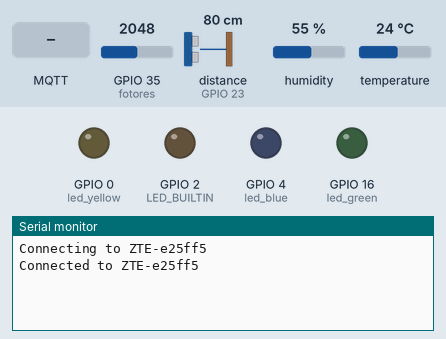
This sketch was run on a simulated ESP32. Shown: output pins drawn as LEDs (lit = HIGH), the last lines printed to the serial monitor. Wiring (inferred from the names in the program): ultrasonic range finder: trigger GPIO 22; echo GPIO 23. The test bench sets the inputs (shaded band); at power-on: GPIO 35 (fotores) = 2048, distance to the obstacle (sensor on GPIO 23) 80 cm, humidity 55 %, temperature 24 °C. The echo pulse lasts 58.3 µs per cm; WiFi joins after 1.5 s; servers stay silent unless stated; no MQTT or app messages arrive unless stated; pins used as bus, display or sensor lines are not drawn.

Above: at 2.7 s.
2.8 s: MQTT message "led_green_on" arrives on the first subscribed topic
At 5.1 s:
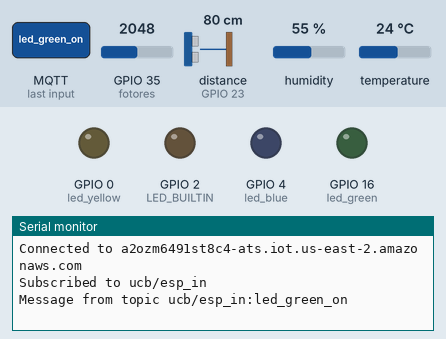
5.6 s: MQTT message "led_green_off" arrives on the first subscribed topic
At 6.6 s:
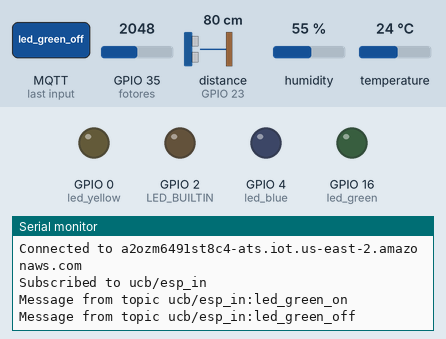
7.1 s: MQTT message "led_yellow_on" arrives on the first subscribed topic
At 7.8 s:
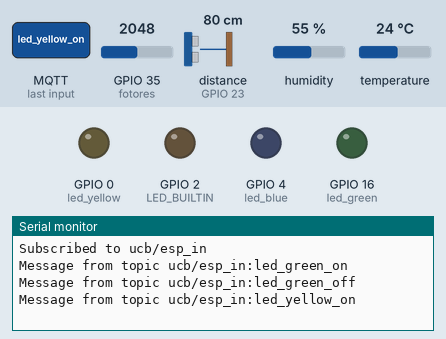

Measured:
- after the input at 2.8 s, the serial monitor: prints a new line after 1.8 s (image 1)
- after the input at 5.6 s, the serial monitor: prints a new line after 0.09 s (image 2)
- after the input at 7.1 s, the serial monitor: prints a new line after 0.19 s (image 3)

The sketch:

AWSEXAMPLECLASS.ino
```cpp
#include <WiFiClientSecure.h>
#include <PubSubClient.h>
#include <ArduinoJson.h>
#define DHTTYPE DHT11
#include "DHT.h"
#define PIN_HECHO 23
#define PIN_TRIG 22
const float SONIDO = 34300.0; // Velocidad del sonido en cm/s
int distancia;
int DHTPIN=26;
DHT dht(DHTPIN, DHTTYPE);
int led_green =    16;
int led_yellow =  0;
int led_blue =      4;
int buzzer=13;
int fotores=35;

int id=0;
bool resp1;
bool resp2;
bool resp3;


//***************************************************************************
int LED_BUILTIN=2;
const char* WIFI_SSID = "ZTE-e25ff5";
const char* WIFI_PASS = "fliabalderrama19";
const char* AWS_ENDPOINT = "a2ozm6491st8c4-ats.iot.us-east-2.amazonaws.com";
const int AWS_ENDPOINT_PORT = 8883;

const char* MQTT_CLIENT_ID = "sis234_mcu";
const char* SUBCRIBE_TOPIC = "ucb/esp_in"; // subscribe
const char* PUBLISH_TOPIC = "ucb/esp_out"; // publish

const char AMAZON_ROOT_CA1[] PROGMEM = R"EOF(
-----BEGIN CERTIFICATE-----
MIIDQTCCAimgAwIBAgITBmyfz5m/jAo54vB4ikPmljZbyjANBgkqhkiG9w0BAQsF
ADA5MQswCQYDVQQGEwJVUzEPMA0GA1UEChMGQW1hem9uMRkwFwYDVQQDExBBbWF6
b24gUm9vdCBDQSAxMB4XDTE1MDUyNjAwMDAwMFoXDTM4MDExNzAwMDAwMFowOTEL
MAkGA1UEBhMCVVMxDzANBgNVBAoTBkFtYXpvbjEZMBcGA1UEAxMQQW1hem9uIFJv
b3QgQ0EgMTCCASIwDQYJKoZIhvcNAQEBBQADggEPADCCAQoCggEBALJ4gHHKeNXj
ca9HgFB0fW7Y14h29Jlo91ghYPl0hAEvrAIthtOgQ3pOsqTQNroBvo3bSMgHFzZM
9O6II8c+6zf1tRn4SWiw3te5djgdYZ6k/oI2peVKVuRF4fn9tBb6dNqcmzU5L/qw
IFAGbHrQgLKm+a/sRxmPUDgH3KKHOVj4utWp+UhnMJbulHheb4mjUcAwhmahRWa6
VOujw5H5SNz/0egwLX0tdHA114gk957EWW67c4cX8jJGKLhD+rcdqsq08p8kDi1L
93FcXmn/6pUCyziKrlA4b9v7LWIbxcceVOF34GfID5yHI9Y/QCB/IIDEgEw+OyQm
jgSubJrIqg0CAwEAAaNCMEAwDwYDVR0TAQH/BAUwAwEB/zAOBgNVHQ8BAf8EBAMC
AYYwHQYDVR0OBBYEFIQYzIU07LwMlJQuCFmcx7IQTgoIMA0GCSqGSIb3DQEBCwUA
A4IBAQCY8jdaQZChGsV2USggNiMOruYou6r4lK5IpDB/G/wkjUu0yKGX9rbxenDI
U5PMCCjjmCXPI6T53iHTfIUJrU6adTrCC2qJeHZERxhlbI1Bjjt/msv0tadQ1wUs
N+gDS63pYaACbvXy8MWy7Vu33PqUXHeeE6V/Uq2V8viTO96LXFvKWlJbYK8U90vv
o/ufQJVtMVT8QtPHRh8jrdkPSHCa2XV4cdFyQzR1bldZwgJcJmApzyMZFo6IQ6XU
5MsI+yMRQ+hDKXJioaldXgjUkK642M4UwtBV8ob2xJNDd2ZhwLnoQdeXeGADbkpy
rqXRfboQnoZsG4q5WTP468SQvvG5
-----END CERTIFICATE-----
)EOF";

const char CERTIFICATE[] PROGMEM = R"KEY(
-----BEGIN CERTIFICATE-----
MIIDWTCCAkGgAwIBAgIUcfdqoxPRWcNrwUenthDZeO+Lv38wDQYJKoZIhvcNAQEL
BQAwTTFLMEkGA1UECwxCQW1hem9uIFdlYiBTZXJ2aWNlcyBPPUFtYXpvbi5jb20g
SW5jLiBMPVNlYXR0bGUgU1Q9V2FzaGluZ3RvbiBDPVVTMB4XDTIxMDUyMDAzNTEw
OVoXDTQ5MTIzMTIzNTk1OVowHjEcMBoGA1UEAwwTQVdTIElvVCBDZXJ0aWZpY2F0
ZTCCASIwDQYJKoZIhvcNAQEBBQADggEPADCCAQoCggEBAKGz2hhgdvrsJqzLS9nB
u4TGgkDls975PbFyhRtVd7tuZQLXfDEroPqH8rMUP+JWTjFhuJJX+HobvZ+yi8g3
FsjxCPn++L2FBQ5EpEPRBk5ciB1Le18o6ft1YzoSnLrR17n/lvm/SAcGo7+/55mx
G/HYYbh+Kg24CCkI0dKUM0qSf1EpH8OD6XxYZWhR/HJS6/fLfY+h3bXXPxhJpInY
/EFJzek2ObT4B9WSIuySzebrNJzD/QzsfzI3JcwP19bnGOKoqCL1+TugphsEC1yV
i1uPZhsQEZICbOQASuRAUdg5rhDIC/B73bXn5c+lsPdO/hDhDX4B3V5zpFJFmfE2
sC8CAwEAAaNgMF4wHwYDVR0jBBgwFoAUGgksBxLL2ofNGisHn4601NnRwWQwHQYD
VR0OBBYEFMXmOS18FM7ml8wlEekbhprNrKvtMAwGA1UdEwEB/wQCMAAwDgYDVR0P
AQH/BAQDAgeAMA0GCSqGSIb3DQEBCwUAA4IBAQBaOVMG2hGvXQ+EQREf8HNRhL23
Ytuun2ehaZg4nt9QY+xpbAjT65w8Kmad6vt3fDgkL9uSWnL8KAJmdZzFsusKDj/5
j1F/0sqISK/zNXtTlzxbRWP/M6FIwLHIw5yf8ARkXgPz8nuiiKjlMyb8FX0jzlor
zttFh+QnAJIFBVAMeR2jSlB1w2F5J1yA0WpVTpps3tsNMbzix+7yJqXemhU6KQac
5lu89ZN5ZXneZNpMWWLFwA4ZOYiaarWh6w9jTdze7rR86lBw08jqBTD1KMhZsFrf
uBEEnguvPfdX87JM46ph6oPqLl/mG8SFX9Q2QcNlfogEqBDmGqThfWGvac0T
-----END CERTIFICATE-----
)KEY";

const char PRIVATE_KEY[] PROGMEM = R"KEY(
-----BEGIN RSA PRIVATE KEY-----
MIIEowIBAAKCAQEAobPaGGB2+uwmrMtL2cG7hMaCQOWz3vk9sXKFG1V3u25lAtd8
MSug+ofysxQ/4lZOMWG4klf4ehu9n7KLyDcWyPEI+f74vYUFDkSkQ9EGTlyIHUt7
Xyjp+3VjOhKcutHXuf+W+b9IBwajv7/nmbEb8dhhuH4qDbgIKQjR0pQzSpJ/USkf
w4PpfFhlaFH8clLr98t9j6Hdtdc/GEmkidj8QUnN6TY5tPgH1ZIi7JLN5us0nMP9
DOx/MjclzA/X1ucY4qioIvX5O6CmGwQLXJWLW49mGxARkgJs5ABK5EBR2DmuEMgL
8Hvdteflz6Ww907+EOENfgHdXnOkUkWZ8TawLwIDAQABAoIBAA61NiwrcgcGvcnP
v/lxhqXgDG7stbydPQBL41GGJ5rTwrpMcU5jooPHI8soF1t18CzLr6cX+1DX/xps
egxe/mKOkftzNpq+Y6RVl/9XHtS30+WePP190jJ+DeV1Ve4kMhQH7GqQ/HMvJmvF
f8JZ+qm3vcOzLg4LZCqfU75snnG01nbp+qJyr/qg73XpqGdShHhKLu9YLIr78aod
8KrMU8Qj5oYKO1iJ9cKYHWNhyJ+W9Cln+fkrhxJ7PluA2Vq4kmz6GstOkqcKK/ZD
vF0UFZuWM84MX/5/pEwGq1qG/uKulHn/MsJsiLCTjDjrvjMVXuB3xlLc6zznH8js
B/dzoQkCgYEA088LVvwMtuFjmglcOHZmIWkbuE/D+qF2gXx4F7ydLax/DVAavyEh
KnAIAtMho8QTImDy3K/A/AiDDWvzWTVS/yfuLgk+JEe24hsI2oktT8IZ8rz2UpGo
MDePVfl407Uutw4Ek8B+OebNAu1TJKOiY0Qz6N5+c7O4Kq7b+HCwtmUCgYEAw3CT
Ta2ZMUKpzqQu/637UNtyFzXbDrSseB6mAyDvbNEEL3GbkdIu+g+GQtI7AnsopfOp
eJx+WCx7PevDIWoNgISjCdKKhpfjR94nI+g3dbghWI8CFMUEWqn+qV3x58wkub7L
Vsq2QlE4fA06EFmIiCsAFJOxXEaGMVvJcqCfCQMCgYBuiYzndl7ESlgKmXvxU4j1
Qr9ervIeKImKBgU+jgaRQYaE0htDR+zhEtp7bugNaVR7CpF0LpzOazrJlF7JXZTU
6GfayqQNlweQdH9oXVKyXx/fmFIMwUs+7p/1RF6UTef1THGDEmBNo2+2aViMtIEY
wQ0+KG9hvpcMX3kY7OasKQKBgAqNwraYIESjt+27ufn+mCqmnwOX2etyYDngVdCn
b6Ztpw800FTQh87jFbn4Bk28/tXvUYB82unCBSmz2IauZmpBP1ihcO+RtilEWtK6
kHwf5FUW6+LZPMH0mhblRtHgmT8aiXp3Wd486pLwV+lYHGJWCBwUWaiE+mwh67/v
4oanAoGBAJm2konx9KFSua7bV4Oxqidgoq3soS4gGccPyr1eUSc+QVXl+8nKVryS
T5bFC/wBDjR6xL8P4XFKNOf3WW7sVhZ4uuXVg/EzCHT4AeeVHoSYDlGnSYGZ30DJ
YC72mwSGT+G3ltnc+A3upLCXOgGM9TaXbxG+114r9fHbtoIco/xE
-----END RSA PRIVATE KEY-----
)KEY";

WiFiClientSecure wifiClient;
PubSubClient mqttClient(wifiClient);


StaticJsonDocument<JSON_OBJECT_SIZE(1)> inputDoc;

// PubSubClient callback function
void callback(const char* topic, byte* payload, unsigned int length) {
  String message;
  for (int i = 0; i < length; i++) {
    message += String((char) payload[i]);
  }
  if (String(topic) == SUBCRIBE_TOPIC) {
    Serial.println("Message from topic " + String(SUBCRIBE_TOPIC) + ":" + message);

    DeserializationError err = deserializeJson(inputDoc, payload);
    if (!err) {
      String action = String(inputDoc["action"].as<char*>());


      if (action == "led_green_on")digitalWrite(led_green,HIGH);
      else if (action == "led_green_off")digitalWrite(led_green,LOW);

      if (action == "led_yellow_on")digitalWrite(led_yellow,HIGH);
      else if (action == "led_yellow_off")digitalWrite(led_yellow,LOW);

      if (action == "led_blue_on")digitalWrite(led_blue,HIGH);
      else if (action == "led_blue_off")digitalWrite(led_blue,LOW);

      if (action == "all_leds_on")on_all_leds();
      else if (action == "all_leds_off")off_all_leds();

      if (action == "Alarm_on") sonido();
      else if (action == "Alarm_off") noTone();


    }
  }
}

boolean mqttClientConnect() {
  Serial.println("Connecting to AWS " + String(AWS_ENDPOINT));
  if (mqttClient.connect(MQTT_CLIENT_ID)) {
    Serial.println("Connected to " + String(AWS_ENDPOINT));

    mqttClient.subscribe(SUBCRIBE_TOPIC);

    Serial.println("Subscribed to " + String(SUBCRIBE_TOPIC));
  } else {
    Serial.println("Can't connect to " + String(AWS_ENDPOINT));
  }
  return mqttClient.connected();
}

void setup() {

  Serial.begin(115200);
  pinMode(fotores, INPUT);
  pinMode(PIN_HECHO, INPUT);
  pinMode(PIN_TRIG , OUTPUT);
  pinMode(led_blue, OUTPUT);
  pinMode(led_yellow, OUTPUT);
  pinMode(led_green, OUTPUT);
  off_all_leds();
  pinMode(LED_BUILTIN, OUTPUT);
   dht.begin();
  Serial.println("Connecting to " + String(WIFI_SSID));

  WiFi.begin(WIFI_SSID, WIFI_PASS);
  if (WiFi.waitForConnectResult() != WL_CONNECTED) {
    Serial.println("Can't connect to " + String(WIFI_SSID));
    while (1) delay (200);
  }
  Serial.println("Connected to " + String(WIFI_SSID));

  wifiClient.setCACert(AMAZON_ROOT_CA1);
  wifiClient.setCertificate(CERTIFICATE);
  wifiClient.setPrivateKey(PRIVATE_KEY);

  mqttClient.setServer(AWS_ENDPOINT, AWS_ENDPOINT_PORT);
  mqttClient.setCallback(callback);
}

unsigned long previousConnectMillis = 0;
unsigned long previousPublishMillis = 0;


StaticJsonDocument<JSON_OBJECT_SIZE(5)> outputDoc;
char outputBuffer[128];

void publishMessage(unsigned int id,unsigned int distancia,unsigned int sensorLuz,unsigned int temperatura,unsigned int humedad) {
  outputDoc["id"] = id;
  outputDoc["distancia"] = distancia;
  outputDoc["luminosidad"] = sensorLuz;
  outputDoc["temperatura"] = temperatura;
  outputDoc["humedad"] = humedad;
  serializeJson(outputDoc, outputBuffer);
  mqttClient.publish(PUBLISH_TOPIC, outputBuffer);
}

void loop() {
//sensor
  int sensordeLuz=analogRead(fotores);
  int humedad = dht.readHumidity();
  int temperatura = dht.readTemperature();
 /* Serial.print(F("Humidity: "));
  Serial.print(humedad);
  Serial.print(F("%  Temperature: "));
  Serial.println(temperatura);*/
  iniciarTrigger();
  distancia=calcularDistancia();

//***

  unsigned long now = millis();
  if (!mqttClient.connected()) {
    // Connect to MQTT broker
    if (now - previousConnectMillis >= 4000) {
      previousConnectMillis = now;
      if (mqttClientConnect()) {
        previousConnectMillis = 0;
      } else delay(1000);
    }
  } else {
    // This should be called regularly to allow the client to process incoming messages and maintain its connection to the server.
    mqttClient.loop();
    delay(20);

    if (now - previousPublishMillis >= 8000) {
      previousPublishMillis = now;
      // Publish message
      publishMessage(id,distancia,sensordeLuz,temperatura,humedad);
      id++;
    }
  }
}
void off_all_leds()
{
  digitalWrite(led_blue, LOW);
  digitalWrite(led_yellow, LOW);
  digitalWrite(led_green, LOW);
}
void on_all_leds()
{
  digitalWrite(led_blue, HIGH);
  digitalWrite(led_yellow, HIGH);
  digitalWrite(led_green, HIGH);
}
void iniciarTrigger()
{
  // Ponemos el Triiger en estado bajo y esperamos 2 ms
  digitalWrite(PIN_TRIG, LOW);
  delayMicroseconds(2);
  // Ponemos el pin Trigger a estado alto y esperamos 10 ms
  digitalWrite(PIN_TRIG, HIGH);
  delayMicroseconds(10);
  // Comenzamos poniendo el pin Trigger en estado bajo
  digitalWrite(PIN_TRIG, LOW);
}
float calcularDistancia()
{
  // La función pulseIn obtiene el tiempo que tarda en cambiar entre estados, en este caso a HIGH
  long tiempo = pulseIn(PIN_HECHO, HIGH);
  // Obtenemos la distancia en cm, hay que convertir el tiempo en segudos ya que está en microsegundos
  // por eso se multiplica por 0.000001
  float distancia = tiempo * 0.000001 * SONIDO / 2.0;
  delay(500);
  return distancia;
}
void tone(byte pin, int freq) {
  ledcSetup(0, 2000, 8); // setup beeper
  ledcAttachPin(pin, 0); // attach beeper
  ledcWriteTone(0, freq); // play tone
}
void noTone() {
  tone(buzzer, 0);
}
void sonido(){
   int toneVal;
   float sinVal;
   for(int x=0; x<180; x++){
            // convertimos grados en radianes para luego obtener el valor.
             sinVal = (sin(x*(3.1412/180)));
            // generar una frecuencia a partir del valor sin
            toneVal = 2000+(int(sinVal*1000));
            tone(buzzer, toneVal);
            delay(2);
     }
}
```
